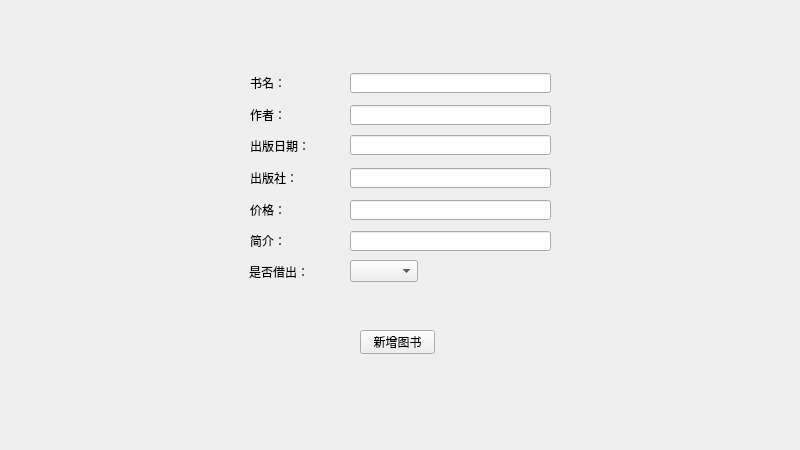
<?xml version="1.0" encoding="UTF-8"?>
<ui version="4.0">
 <class>Widget</class>
 <widget class="QWidget" name="Widget">
  <property name="geometry">
   <rect>
    <x>0</x>
    <y>0</y>
    <width>800</width>
    <height>450</height>
   </rect>
  </property>
  <property name="minimumSize">
   <size>
    <width>800</width>
    <height>450</height>
   </size>
  </property>
  <property name="maximumSize">
   <size>
    <width>800</width>
    <height>450</height>
   </size>
  </property>
  <property name="windowTitle">
   <string>Widget</string>
  </property>
  <widget class="QPushButton" name="pushButton_add">
   <property name="geometry">
    <rect>
     <x>360</x>
     <y>330</y>
     <width>75</width>
     <height>24</height>
    </rect>
   </property>
   <property name="text">
    <string>新增图书</string>
   </property>
  </widget>
  <widget class="QLineEdit" name="lineEdit_publish">
   <property name="geometry">
    <rect>
     <x>350</x>
     <y>168</y>
     <width>201</width>
     <height>20</height>
    </rect>
   </property>
   <property name="placeholderText">
    <string/>
   </property>
  </widget>
  <widget class="QLabel" name="label_10">
   <property name="geometry">
    <rect>
     <x>250</x>
     <y>231</y>
     <width>71</width>
     <height>20</height>
    </rect>
   </property>
   <property name="text">
    <string>简介：</string>
   </property>
  </widget>
  <widget class="QLabel" name="label_5">
   <property name="geometry">
    <rect>
     <x>250</x>
     <y>105</y>
     <width>71</width>
     <height>20</height>
    </rect>
   </property>
   <property name="text">
    <string>作者：</string>
   </property>
  </widget>
  <widget class="QLineEdit" name="lineEdit_name">
   <property name="geometry">
    <rect>
     <x>350</x>
     <y>73</y>
     <width>201</width>
     <height>20</height>
    </rect>
   </property>
   <property name="placeholderText">
    <string/>
   </property>
  </widget>
  <widget class="QLabel" name="label_7">
   <property name="geometry">
    <rect>
     <x>250</x>
     <y>136</y>
     <width>71</width>
     <height>20</height>
    </rect>
   </property>
   <property name="text">
    <string>出版日期：</string>
   </property>
  </widget>
  <widget class="QLineEdit" name="lineEdit_intro">
   <property name="geometry">
    <rect>
     <x>350</x>
     <y>231</y>
     <width>201</width>
     <height>20</height>
    </rect>
   </property>
   <property name="placeholderText">
    <string/>
   </property>
  </widget>
  <widget class="QLabel" name="label_8">
   <property name="geometry">
    <rect>
     <x>250</x>
     <y>168</y>
     <width>71</width>
     <height>20</height>
    </rect>
   </property>
   <property name="text">
    <string>出版社：</string>
   </property>
  </widget>
  <widget class="QLineEdit" name="lineEdit_date">
   <property name="geometry">
    <rect>
     <x>350</x>
     <y>135</y>
     <width>201</width>
     <height>20</height>
    </rect>
   </property>
   <property name="placeholderText">
    <string/>
   </property>
  </widget>
  <widget class="QLineEdit" name="lineEdit_author">
   <property name="geometry">
    <rect>
     <x>350</x>
     <y>105</y>
     <width>201</width>
     <height>20</height>
    </rect>
   </property>
   <property name="placeholderText">
    <string/>
   </property>
  </widget>
  <widget class="QLabel" name="label_4">
   <property name="geometry">
    <rect>
     <x>250</x>
     <y>73</y>
     <width>71</width>
     <height>20</height>
    </rect>
   </property>
   <property name="text">
    <string>书名：</string>
   </property>
  </widget>
  <widget class="QLabel" name="label_11">
   <property name="geometry">
    <rect>
     <x>249</x>
     <y>262</y>
     <width>71</width>
     <height>20</height>
    </rect>
   </property>
   <property name="text">
    <string>是否借出：</string>
   </property>
  </widget>
  <widget class="QLineEdit" name="lineEdit_price">
   <property name="geometry">
    <rect>
     <x>350</x>
     <y>200</y>
     <width>201</width>
     <height>20</height>
    </rect>
   </property>
   <property name="placeholderText">
    <string/>
   </property>
  </widget>
  <widget class="QComboBox" name="comboBox_borrowed">
   <property name="geometry">
    <rect>
     <x>350</x>
     <y>260</y>
     <width>68</width>
     <height>22</height>
    </rect>
   </property>
   <property name="currentIndex">
    <number>-1</number>
   </property>
   <item>
    <property name="text">
     <string>否</string>
    </property>
   </item>
   <item>
    <property name="text">
     <string>是</string>
    </property>
   </item>
  </widget>
  <widget class="QLabel" name="label_9">
   <property name="geometry">
    <rect>
     <x>250</x>
     <y>200</y>
     <width>71</width>
     <height>20</height>
    </rect>
   </property>
   <property name="text">
    <string>价格：</string>
   </property>
  </widget>
 </widget>
 <resources/>
 <connections/>
</ui>
